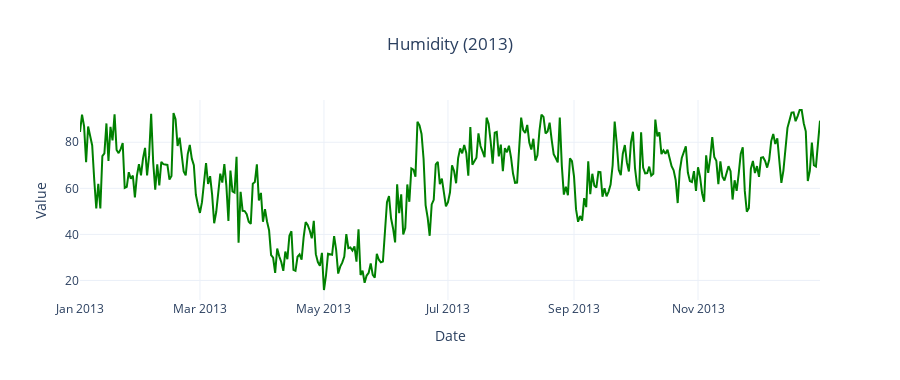
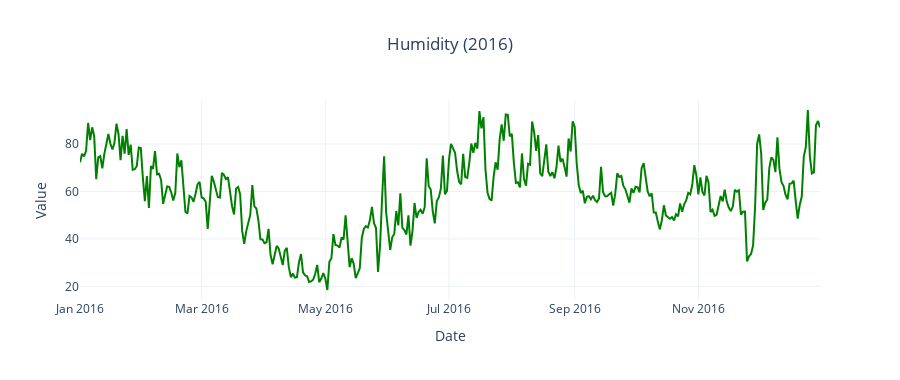

These figures' notebook cell, in order:
### Code cell
# Humidity for 2013
fig_humidity_2013 = go.Figure()
fig_humidity_2013.add_trace(go.Scatter(x=df_train.loc['2013', :].index, 
                                       y=df_train.loc['2013', 'humidity'], 
                                       mode='lines',
                                       line=dict(color='green'))) 
fig_humidity_2013.update_layout(title="Humidity (2013)", xaxis_title="Date", yaxis_title="Value", template='plotly_white', title_x=0.5, height=380)  
fig_humidity_2013.show()

# Humidity for 2016
fig_humidity_2016 = go.Figure()
fig_humidity_2016.add_trace(go.Scatter(x=df_train.loc['2016', :].index, 
                                       y=df_train.loc['2016', 'humidity'], 
                                       mode='lines',
                                       line=dict(color='green')))  
fig_humidity_2016.update_layout(title="Humidity (2016)", xaxis_title="Date", yaxis_title="Value", template='plotly_white', title_x=0.5, height=380)
fig_humidity_2016.show()

### Figure 1 — Plotly figure (JSON) as saved in the notebook; plotly's stock layout.template omitted (floating-point values rounded to 4 significant figures; data arrays with more than 128 entries replaced by an {"elided": "..."} marker saying what was removed)
{"data": [{"line": {"color": "green"}, "mode": "lines", "type": "scatter", "x": {"elided": "365 str values"}, "y": {"elided": "365 float values"}}], "layout": {"height": 380, "title": {"text": "Humidity (2013)", "x": 0.5}, "xaxis": {"title": {"text": "Date"}}, "yaxis": {"title": {"text": "Value"}}}}

### Figure 2 — Plotly figure (JSON) as saved in the notebook; plotly's stock layout.template omitted (floating-point values rounded to 4 significant figures; data arrays with more than 128 entries replaced by an {"elided": "..."} marker saying what was removed)
{"data": [{"line": {"color": "green"}, "mode": "lines", "type": "scatter", "x": {"elided": "366 str values"}, "y": {"elided": "366 float values"}}], "layout": {"height": 380, "title": {"text": "Humidity (2016)", "x": 0.5}, "xaxis": {"title": {"text": "Date"}}, "yaxis": {"title": {"text": "Value"}}}}
